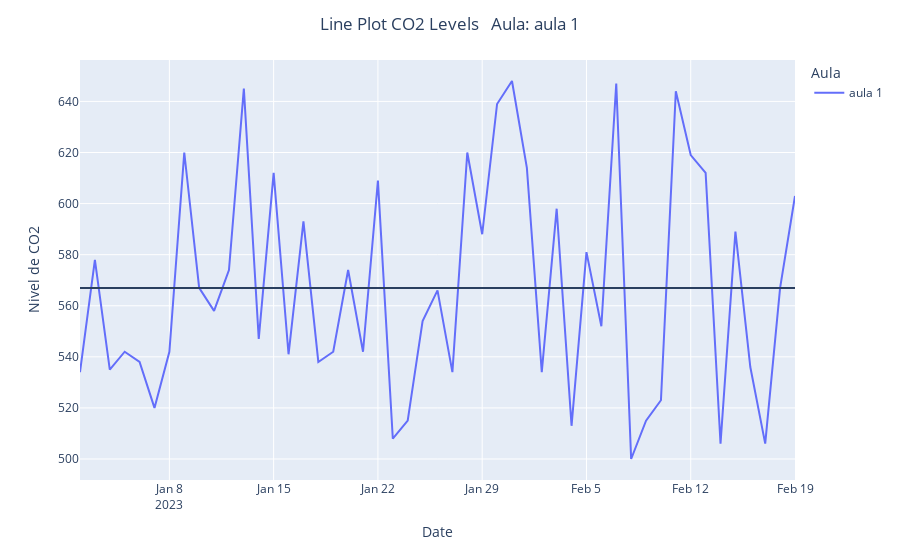

Source (notebook cell):
### Code cell
import plotly.express as px
from plotly.subplots import make_subplots

fig = make_subplots(rows=2, cols=1,
                    shared_xaxes=True,
                    vertical_spacing=0.02)
aula = 'aula 1'
df = df[df['aula'] == f'{aula}']
fig = px.line(df, x="datetime", y="medicion",  color='aula')

fig.update_layout(title_text=f'Line Plot CO2 Levels \n Aula: {aula}', title_x=0.5,xaxis_title =  'Date',yaxis_title = 'Nivel de CO2',legend_title = 'Aula')
fig.add_hline(y=df['medicion'].mean())

fig.show()

### Figure 1 — Plotly figure (JSON) as saved in the notebook; plotly's stock layout.template omitted (floating-point values rounded to 4 significant figures)
{"data": [{"hovertemplate": "aula=aula 1<br>datetime=%{x}<br>medicion=%{y}<extra></extra>", "legendgroup": "aula 1", "line": {"color": "#636efa", "dash": "solid"}, "marker": {"symbol": "circle"}, "mode": "lines", "name": "aula 1", "orientation": "v", "showlegend": true, "type": "scatter", "x": ["2023-01-02T00:00:00", "2023-01-03T00:00:00", "2023-01-04T00:00:00", "2023-01-05T00:00:00", "2023-01-06T00:00:00", "2023-01-07T00:00:00", "2023-01-08T00:00:00", "2023-01-09T00:00:00", "2023-01-10T00:00:00", "2023-01-11T00:00:00", "2023-01-12T00:00:00", "2023-01-13T00:00:00", "2023-01-14T00:00:00", "2023-01-15T00:00:00", "2023-01-16T00:00:00", "2023-01-17T00:00:00", "2023-01-18T00:00:00", "2023-01-19T00:00:00", "2023-01-20T00:00:00", "2023-01-21T00:00:00", "2023-01-22T00:00:00", "2023-01-23T00:00:00", "2023-01-24T00:00:00", "2023-01-25T00:00:00", "2023-01-26T00:00:00", "2023-01-27T00:00:00", "2023-01-28T00:00:00", "2023-01-29T00:00:00", "2023-01-30T00:00:00", "2023-01-31T00:00:00", "2023-02-01T00:00:00", "2023-02-02T00:00:00", "2023-02-03T00:00:00", "2023-02-04T00:00:00", "2023-02-05T00:00:00", "2023-02-06T00:00:00", "2023-02-07T00:00:00", "2023-02-08T00:00:00", "2023-02-09T00:00:00", "2023-02-10T00:00:00", "2023-02-11T00:00:00", "2023-02-12T00:00:00", "2023-02-13T00:00:00", "2023-02-14T00:00:00", "2023-02-15T00:00:00", "2023-02-16T00:00:00", "2023-02-17T00:00:00", "2023-02-18T00:00:00", "2023-02-19T00:00:00"], "xaxis": "x", "y": [534, 578, 535, 542, 538, 520, 542, 620, 567, 558, 574, 645, 547, 612, 541, 593, 538, 542, 574, 542, 609, 508, 515, 554, 566, 534, 620, 588, 639, 648, 614, 534, 598, 513, 581, 552, 647, 500, 515, 523, 644, 619, 612, 506, 589, 536, 506, 567, 603], "yaxis": "y"}], "layout": {"legend": {"title": {"text": "Aula"}, "tracegroupgap": 0}, "margin": {"t": 60}, "shapes": [{"type": "line", "x0": 0, "x1": 1, "xref": "x domain", "y0": 567.0, "y1": 567.0, "yref": "y"}], "title": {"text": "Line Plot CO2 Levels \n Aula: aula 1", "x": 0.5}, "xaxis": {"anchor": "y", "domain": [0, 1], "title": {"text": "Date"}}, "yaxis": {"anchor": "x", "domain": [0, 1], "title": {"text": "Nivel de CO2"}}}}
